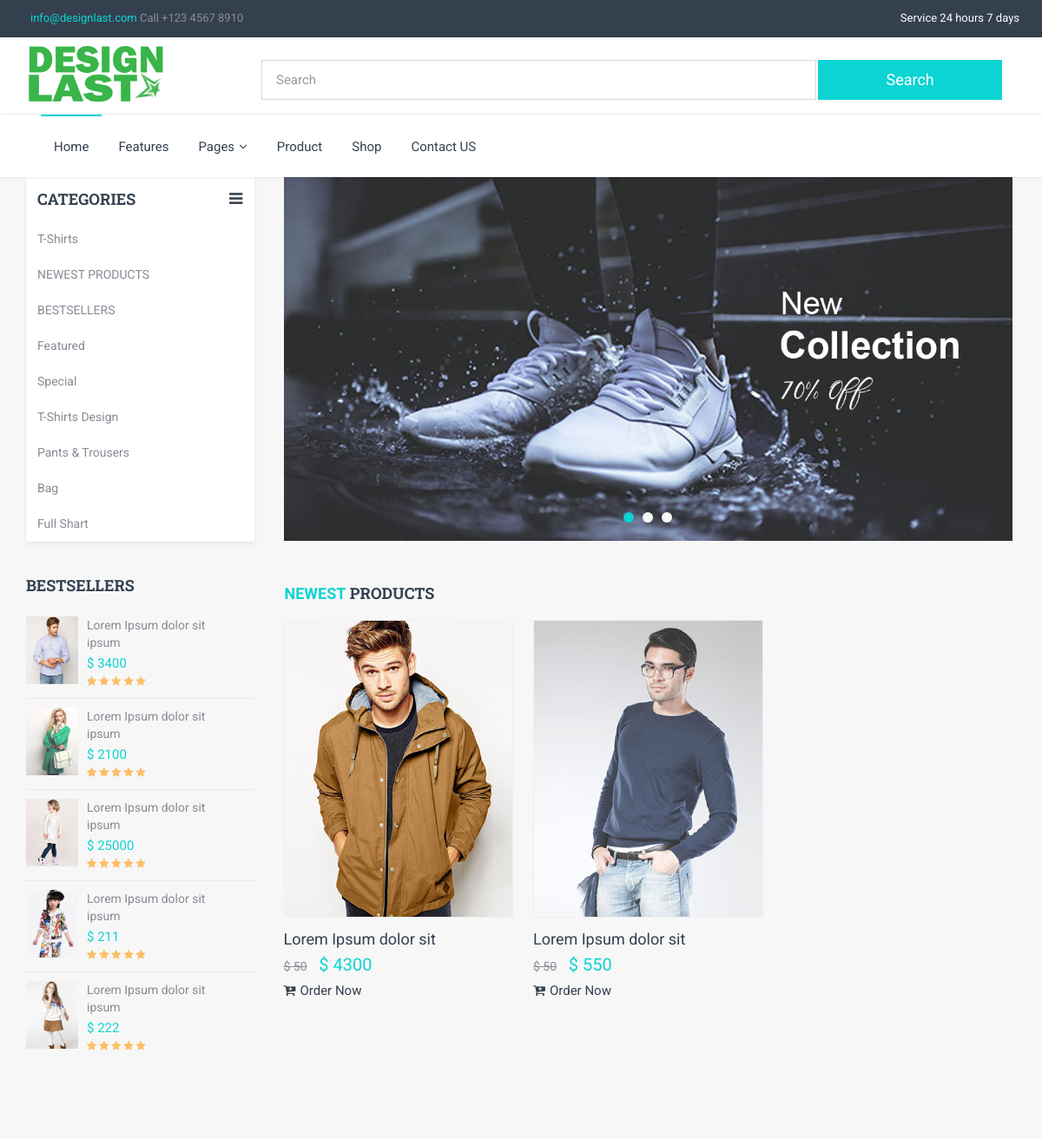
/ (upper part), run on an earlier commit of the app's database.
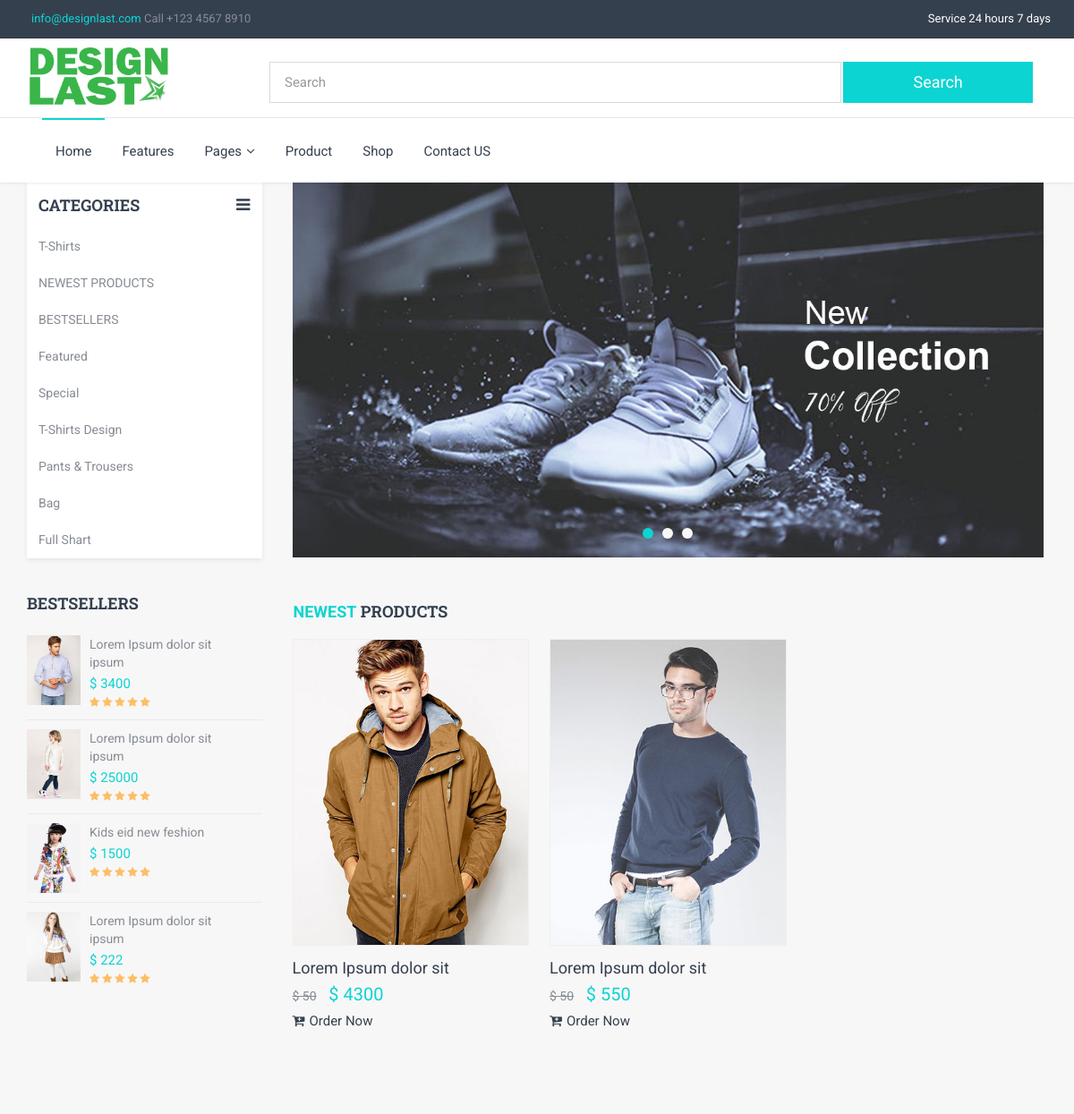
And on a later commit of the database.
### shopapp/models.py (models this page shows, shortened)
class Category(models.Model):
    name = models.CharField(max_length = 20, unique = True)
    create_at = models.DateTimeField(auto_now = True, auto_now_add = False)

class Product(models.Model):
    name = models.CharField(max_length = 100)
    product_code = models.IntegerField(blank = True, null = True)
    price = models.IntegerField()
    discount_price = models.IntegerField(blank = True, null = True)
    discount_off_price = models.IntegerField(blank = True, null = True)
    category = models.ForeignKey(Category, on_delete = models.CASCADE)
    color = models.ForeignKey(Color, on_delete = models.CASCADE)
    brand_name = models.ForeignKey(Brand, on_delete = models.CASCADE)
    image = models.ImageField(upload_to = 'product')
    order_now_link = models.URLField(max_length=200, blank=False)
    description = models.TextField()
    publish_on = models.DateTimeField(auto_now = False, auto_now_add = True)
    update_on = models.DateTimeField(auto_now = False, auto_now_add = True)

class Slider(models.Model):
    image = models.ImageField(upload_to = 'slider')
    title = models.CharField(max_length = 30, blank = True, null = True)
    create_at = models.DateTimeField(auto_now = True, auto_now_add = False)

### shopapp/views.py (the view)
# urls.py: path('', homepage, name = 'homepage'),
def homepage(request):
    product_search = Product.objects.all()
    slider_obj = Slider.objects.all()
    latest_product = Product.objects.filter(category__id = 2).order_by('-id')[:6]
    best_seller = Product.objects.filter(category__id = 3).order_by('-id')[:5]
    featured = Product.objects.filter(category__id = 4).order_by('-id')[:9]
    best_seller_galllery = Product.objects.filter(category__id = 3).order_by('-id')[:9]
    special = Product.objects.filter(category__id = 5).order_by('-id')[:9]
    cat_menu = Category.objects.all()
    search_query = request.GET.get('search_q')
    if search_query:
        product_search = product_search.filter(name__icontains = search_query)
    context = {
        'slider_obj' : slider_obj,
        'latest_product' : latest_product,
        'best_seller' : best_seller,
        'featured' : featured,
        'best_seller_galllery' : best_seller_galllery,
        'special' : special,
        'cat_menu' : cat_menu,
    }
    return render(request, 'design/index.html', context)

### templates/design/index.html (shortened to what the changed rows need)
{% extends 'app/base.html' %}
{% load static %}
{% block content %}
<section class="section light-backgorund">
    <div class="container">
        <div class="row">
            <div class="col-sm-4 col-md-3">
                <div class="navbar-vertical">
                    <ul class="nav nav-stacked">
                        {% if cat_menu %}
                        {% for menu in cat_menu %}
                        <li>
                            <a class="dropdown-toggle"  href="{% url 'Category_View' menu.name %}">{{menu.name}}</a>
                        </li>
                        {% endfor %}
                        {% endif %}
                    </ul>
                </div>
                <div class="widget hidden-xs">
                    <ul class="items">
                        {% if best_seller %}
                        {% for item in best_seller %}
                        <li>
                            <a href="shop-single-product-v1.html" class="product-image">
                                <img src="/media/{{item.image}}" alt="Sample Product ">
                            </a>
                            <div class="product-details">
                                <p class="product-name">
                                    <a href="{% url 'Single_page_views' item.id %}">{{item.name}}</a>
                                </p>
                                <span class="price text-primary">$ {{item.price}}</span>
                                <div class="rate text-warning">
                                    <i class="fa fa-star"></i>
                                    <i class="fa fa-star"></i>
                                    <i class="fa fa-star"></i>
                                    <i class="fa fa-star"></i>
                                    <i class="fa fa-star"></i>
                                </div>
                            </div>
                        </li>
                        {% endfor %}
                        {% endif %}
                    </ul>
                </div>
            </div>
            <div class="col-sm-8 col-md-9">
                <div class="row">
                    <div class="col-sm-12">
                        <div class="owl-carousel slider owl-theme">
                            {% for slider in slider_obj %}
                            <div class="item">
                                <figure>
                                    <a href="javascript:void(0);">
                                        <img src="/media/{{slider.image}}" alt=""/>
                                    </a>
                                </figure>
                            </div>
                            {% endfor %}
                        </div>
                    </div>
                </div>
                <div class="row">
                    <div class="col-sm-12">
                        <div class="owl-carousel column-3 owl-theme">
                            {% if latest_product %}
                            {% for item in latest_product %}
                            <div class="item">
                                <div class="thumbnail store style1">
                                    <div class="header">
                                        <figure class="layer">
                                            <a href="javascript:void(0);">
                                                <img src="/media/{{item.image}}" alt="">
                                            </a>
                                        </figure>
                                    </div>
                                    <div class="caption">
                                        <h6 class="regular"><a href="{% url 'Single_page_views' item.id %}">{{item.name}}</a></h6>
                                        <div class="price">
                                            <small class="amount off">$ {{item.discount_price}}</small>
                                            <span class="amount text-primary">$ {{item.price}}</span>
                                        </div>
                                        <a href="{{item.order_now_link}}"><i class="fa fa-cart-plus mr-5"></i>Order Now</a>
                                    </div>
                                </div>
                            </div>
                            {% endfor %}
                            {% endif %}
                        </div>
                    </div>
                </div>
            </div>
        </div>
    </div>
</section>
{% endblock %}

What changed in the data, as far as the page shows it:
removed Product: image (picture), name "Lorem Ipsum dolor sit ipsum", price "2100", shown under "BESTSELLERS"
changed Product: name "Lorem Ipsum dolor sit ipsum" → "Kids eid new feshion"; price "211" → "1500"
